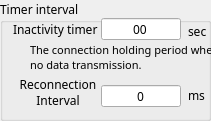
     <widget class="QGroupBox" name="group_packing_5">
      <property name="geometry">
       <rect>
        <x>427</x>
        <y>76</y>
        <width>211</width>
        <height>121</height>
       </rect>
      </property>
      <property name="font">
       <font>
        <family>맑은 고딕</family>
       </font>
      </property>
      <property name="title">
       <string>Timer interval</string>
      </property>
      <widget class="QLabel" name="label_137">
       <property name="geometry">
        <rect>
         <x>30</x>
         <y>42</y>
         <width>191</width>
         <height>31</height>
        </rect>
       </property>
       <property name="font">
        <font>
         <family>돋움</family>
         <pointsize>8</pointsize>
        </font>
       </property>
       <property name="text">
        <string>The connection holding period when no data transmission.</string>
       </property>
       <property name="wordWrap">
        <bool>true</bool>
       </property>
      </widget>
      <widget class="QLabel" name="label_135">
       <property name="geometry">
        <rect>
         <x>13</x>
         <y>18</y>
         <width>90</width>
         <height>22</height>
        </rect>
       </property>
       <property name="minimumSize">
        <size>
         <width>90</width>
         <height>22</height>
        </size>
       </property>
       <property name="maximumSize">
        <size>
         <width>90</width>
         <height>22</height>
        </size>
       </property>
       <property name="font">
        <font>
         <family>맑은 고딕</family>
        </font>
       </property>
       <property name="text">
        <string>Inactivity timer</string>
       </property>
      </widget>
      <widget class="QLineEdit" name="ch1_inact_timer">
       <property name="geometry">
        <rect>
         <x>101</x>
         <y>18</y>
         <width>80</width>
         <height>22</height>
        </rect>
       </property>
       <property name="minimumSize">
        <size>
         <width>80</width>
         <height>22</height>
        </size>
       </property>
       <property name="maximumSize">
        <size>
         <width>80</width>
         <height>16777215</height>
        </size>
       </property>
       <property name="font">
        <font>
         <family>맑은 고딕</family>
        </font>
       </property>
       <property name="toolTip">
        <string>&lt;html&gt;&lt;head/&gt;&lt;body&gt;&lt;p&gt;0~65535 (sec.)&lt;/p&gt;&lt;/body&gt;&lt;/html&gt;</string>
       </property>
       <property name="text">
        <string>00</string>
       </property>
       <property name="maxLength">
        <number>5</number>
       </property>
       <property name="alignment">
        <set>Qt::AlignCenter</set>
       </property>
      </widget>
      <widget class="QLabel" name="label_136">
       <property name="geometry">
        <rect>
         <x>13</x>
         <y>80</y>
         <width>90</width>
         <height>25</height>
        </rect>
       </property>
       <property name="minimumSize">
        <size>
         <width>90</width>
         <height>22</height>
        </size>
       </property>
       <property name="maximumSize">
        <size>
         <width>90</width>
         <height>25</height>
        </size>
       </property>
       <property name="font">
        <font>
         <family>맑은 고딕</family>
         <pointsize>9</pointsize>
        </font>
       </property>
       <property name="text">
        <string>Reconnection
Interval</string>
       </property>
       <property name="alignment">
        <set>Qt::AlignCenter</set>
       </property>
      </widget>
      <widget class="QLineEdit" name="ch1_reconnection">
       <property name="geometry">
        <rect>
         <x>101</x>
         <y>85</y>
         <width>80</width>
         <height>22</height>
        </rect>
       </property>
       <property name="minimumSize">
        <size>
         <width>80</width>
         <height>22</height>
        </size>
       </property>
       <property name="maximumSize">
        <size>
         <width>80</width>
         <height>16777215</height>
        </size>
       </property>
       <property name="font">
        <font>
         <family>맑은 고딕</family>
        </font>
       </property>
       <property name="toolTip">
        <string>&lt;html&gt;&lt;head/&gt;&lt;body&gt;&lt;p&gt;1~65535 (ms)&lt;/p&gt;&lt;/body&gt;&lt;/html&gt;</string>
       </property>
       <property name="text">
        <string>0</string>
       </property>
       <property name="maxLength">
        <number>5</number>
       </property>
       <property name="alignment">
        <set>Qt::AlignCenter</set>
       </property>
      </widget>
      <widget class="QLabel" name="label_155">
       <property name="geometry">
        <rect>
         <x>188</x>
         <y>84</y>
         <width>30</width>
         <height>22</height>
        </rect>
       </property>
       <property name="minimumSize">
        <size>
         <width>30</width>
         <height>22</height>
        </size>
       </property>
       <property name="maximumSize">
        <size>
         <width>30</width>
         <height>22</height>
        </size>
       </property>
       <property name="font">
        <font>
         <family>맑은 고딕</family>
        </font>
       </property>
       <property name="text">
        <string>ms</string>
       </property>
      </widget>
      <widget class="QLabel" name="label_156">
       <property name="geometry">
        <rect>
         <x>188</x>
         <y>20</y>
         <width>30</width>
         <height>22</height>
        </rect>
       </property>
       <property name="minimumSize">
        <size>
         <width>30</width>
         <height>22</height>
        </size>
       </property>
       <property name="maximumSize">
        <size>
         <width>30</width>
         <height>22</height>
        </size>
       </property>
       <property name="font">
        <font>
         <family>맑은 고딕</family>
        </font>
       </property>
       <property name="text">
        <string>sec</string>
       </property>
      </widget>
     </widget>
